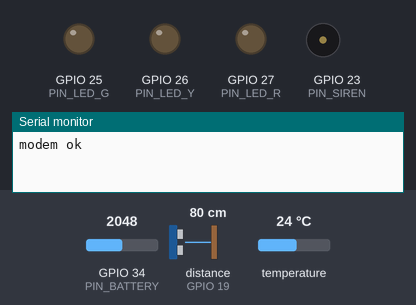
A sketch run on a simulated ESP32. Shown: output pins drawn as LEDs (lit = HIGH), buzzer (waves = sounding, pin HIGH), the last lines printed to the serial monitor. Wiring (inferred from the names in the program): ultrasonic range finder: trigger GPIO 18; echo GPIO 19. Inputs (shaded band) come from the test bench; at power-on: distance to the obstacle (sensor on GPIO 19) 80 cm, temperature 24 °C, GPIO 34 (PIN_BATTERY) = 2048. The echo pulse lasts 58.3 µs per cm; WiFi joins after 1.5 s; servers stay silent unless stated; the modem accepts every AT command (registered, SIM ready, sends succeed) and sends nothing else; pins used as bus, display or sensor lines are not drawn.

Above: at 1.2 s.
1.3 s: distance to the obstacle (sensor on GPIO 19) set to 63 cm
4.5 s: distance to the obstacle (sensor on GPIO 19) set to 55 cm
At 6.1 s:
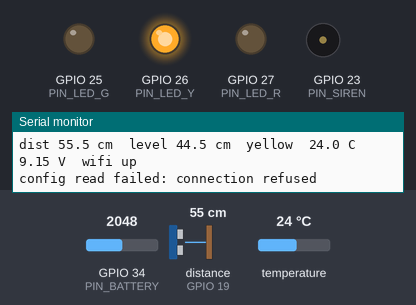
6.5 s: distance to the obstacle (sensor on GPIO 19) set to 42 cm
8.2 s: distance to the obstacle (sensor on GPIO 19) set to 35 cm
At 10.1 s:
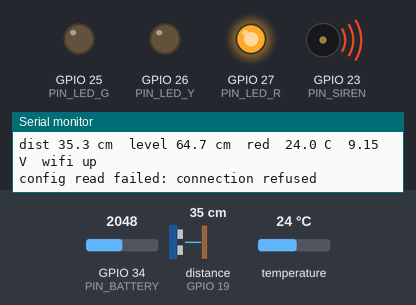
10.5 s: distance to the obstacle (sensor on GPIO 19) set to 60 cm
At 11.6 s:
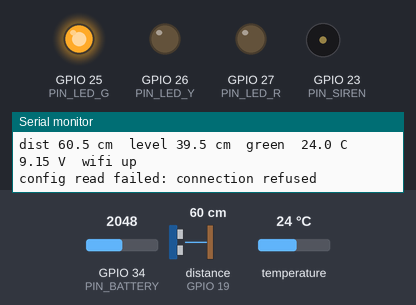
12.5 s: temperature set to 20.2 °C
14.2 s: temperature set to 18.6 °C
At 15.9 s:
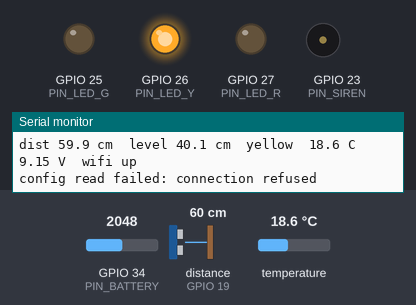
Timing chart, 0 to 17.4 s (numbered marks = the images above; inputs shaded):
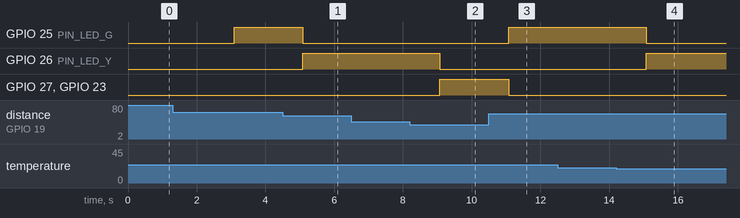

The sketch:

floodwatch_esp32.ino
```cpp
// FloodWatch Lite — ESP32 firmware (skeleton, untested until hardware arrives)
// Writes the shape in docs/data-contract.md. scripts/simulate.mjs is the reference behaviour.
// Hardware: ESP32, JSN-SR04T, DS18B20, 12V siren via relay/MOSFET, 3 LEDs, A7670/SIM7600 4G
// modem (SMS), solar-charged battery with a voltage divider.
//
// Libraries (Arduino Library Manager):
//   - Firebase Arduino Client Library for ESP8266 and ESP32 (Mobizt)  -> Firebase_ESP_Client.h
//   - OneWire, DallasTemperature
// Board: ESP32 Dev Module (Boards Manager: "esp32" by Espressif, 2.x or 3.x)
// USB: the CP2102 chip needs the Silicon Labs CP210x driver on Windows if no COM port appears.
//      If upload stalls at "Connecting...", hold the BOOT button until it starts.
//
// The LEDs, siren and SMS work without Wi-Fi; Firebase (the website) needs it.

#include <WiFi.h>
#include <Firebase_ESP_Client.h>
#include <OneWire.h>
#include <DallasTemperature.h>
#include "config.h"
#include "secrets.h"

OneWire oneWire(PIN_TEMP);
DallasTemperature tempSensor(&oneWire);

HardwareSerial &modem = Serial2;

FirebaseData fbdo;
FirebaseAuth fbAuth;
FirebaseConfig fbConfig;

float sensorHeightCm = DEFAULT_SENSOR_HEIGHT_CM;
float yellowCm = DEFAULT_YELLOW_CM;
float redCm = DEFAULT_RED_CM;
float dangerCm = DEFAULT_DANGER_CM;

String lastStatus = "";
unsigned long lastLive = 0, lastReading = 0, lastConfig = 0;
bool configLoaded = false;

const String DEVICE_PATH = String("/devices/") + DEVICE_ID;

// ---------- Sensors ----------

float readTempC() {
  tempSensor.requestTemperatures();
  float t = tempSensor.getTempCByIndex(0);
  return (t == DEVICE_DISCONNECTED_C) ? DEFAULT_TEMP_C : t;
}

// distance = (speed of sound x echo time) / 2, speed corrected for air temperature.
// Median of 5 pings drops stray echoes; pings inside the blind zone are noise, not water.
float readDistanceCm(float tempC) {
  const float speedMs = 331.3 + 0.606 * tempC;
  float samples[5];
  int n = 0;
  for (int i = 0; i < 5; i++) {
    digitalWrite(PIN_TRIG, LOW);
    delayMicroseconds(2);
    digitalWrite(PIN_TRIG, HIGH);
    delayMicroseconds(20);  // JSN-SR04T needs a longer trigger than the HC-SR04's 10 us
    digitalWrite(PIN_TRIG, LOW);
    unsigned long us = pulseIn(PIN_ECHO, HIGH, ECHO_TIMEOUT_US);
    float cm = (speedMs * (us / 1e6) / 2.0) * 100.0;
    if (us > 0 && cm >= MIN_DISTANCE_CM) samples[n++] = cm;
    delay(60);  // let echoes die out
  }
  if (n == 0) return NAN;
  for (int i = 1; i < n; i++)  // insertion sort
    for (int j = i; j > 0 && samples[j - 1] > samples[j]; j--) {
      float t = samples[j]; samples[j] = samples[j - 1]; samples[j - 1] = t;
    }
  return samples[n / 2];
}

// Average of 16 calibrated ADC reads, scaled back up through the divider.
float readBatteryV() {
  uint32_t mv = 0;
  for (int i = 0; i < 16; i++) mv += analogReadMilliVolts(PIN_BATTERY);
  return (mv / 16) / 1000.0 * BATTERY_DIVIDER;
}

String statusFor(float levelCm) {
  if (levelCm >= redCm) return "red";
  if (levelCm >= yellowCm) return "yellow";
  return "green";
}

int rank(const String &status) { return status == "red" ? 2 : status == "yellow" ? 1 : 0; }

// ---------- Local alarm ----------

void showStatus(const String &status) {
  digitalWrite(PIN_LED_G, status == "green");
  digitalWrite(PIN_LED_Y, status == "yellow");
  digitalWrite(PIN_LED_R, status == "red");
  digitalWrite(PIN_SIREN, status == "red" ? SIREN_ON : !SIREN_ON);
}

// ---------- SMS (A7670 / SIM7600) ----------

// Collects the modem's reply until `expect` or ERROR shows up, or the timeout passes.
String modemReply(const char *expect, unsigned long timeoutMs) {
  String reply;
  unsigned long start = millis();
  while (millis() - start < timeoutMs) {
    while (modem.available()) reply += (char)modem.read();
    if (reply.indexOf(expect) >= 0 || reply.indexOf("ERROR") >= 0) break;
    delay(10);
  }
  return reply;
}

String modemAsk(const String &cmd, const char *expect = "OK", unsigned long timeoutMs = 2000) {
  while (modem.available()) modem.read();  // drop unsolicited output
  modem.println(cmd);
  return modemReply(expect, timeoutMs);
}

bool modemCommand(const String &cmd, const char *expect = "OK", unsigned long timeoutMs = 2000) {
  return modemAsk(cmd, expect, timeoutMs).indexOf(expect) >= 0;
}

void modemSetup() {
  modem.begin(MODEM_BAUD, SERIAL_8N1, PIN_MODEM_RX, PIN_MODEM_TX);
  bool ok = false;
  for (int i = 0; i < 20 && !ok; i++) ok = modemCommand("AT", "OK", 500);  // 4G modems take ~10 s to boot
  ok = ok && modemCommand("ATE0") && modemCommand("AT+CMGF=1");            // no echo, text-mode SMS
  Serial.println(ok ? "modem ok" : "modem not responding — check its 5V/2A supply, TX/RX and baud");
}

// Registered on LTE (CEREG) or 2G/3G (CREG): 1 = home network, 5 = roaming.
bool modemRegistered() {
  for (const char *cmd : {"AT+CEREG?", "AT+CREG?"}) {
    String r = modemAsk(cmd, "OK", 1000);
    if (r.indexOf(",1") >= 0 || r.indexOf(",5") >= 0) return true;
  }
  return false;
}

bool sendSms(const char *number, const String &text) {
  if (!modemCommand(String("AT+CMGS=\"") + number + "\"", ">", 5000)) {
    modem.write(27);  // ESC: leave the prompt if it opened late
    return false;
  }
  modem.print(text);
  modem.write(26);  // Ctrl+Z sends
  return modemReply("+CMGS:", 30000).indexOf("+CMGS:") >= 0;
}

String textedStatus = "green";         // last status texted; follows the water back down
unsigned long textedAt[3] = {0, 0, 0}; // per status rank
unsigned long smsRetryAt = 0;

// Texts on the way up only (green->yellow, yellow->red, green->red), so a board that boots
// into a flood still warns. Falling never texts.
void smsOnRise(const String &status, float levelCm) {
  int r = rank(status);
  if (r <= rank(textedStatus)) {
    textedStatus = status;
    return;
  }
  unsigned long now = millis();
  if (smsRetryAt && now < smsRetryAt) return;
  if (textedAt[r] && now - textedAt[r] < SMS_MIN_GAP_MS) {
    textedStatus = status;  // bobbing on the line: already told everyone
    return;
  }

  String text = String("BahAlert ") + SITE_NAME + ": " + (r == 2 ? "CRITICAL" : "WARNING") +
                ". Water level " + String(levelCm, 1) + " cm. " +
                (r == 2 ? "Move to a safe zone now." : "Water is rising. Prepare to leave.");
  bool ok = modemRegistered();
  if (!ok) Serial.println("SMS: no network");
  for (const char *number : SMS_RECIPIENTS) {
    if (!ok) break;
    ok = sendSms(number, text);
    Serial.printf("SMS %s %s\n", number, ok ? "sent" : "failed");
  }
  if (!ok) {
    smsRetryAt = now + SMS_RETRY_MS;  // textedStatus unchanged, so a later tick retries
    return;
  }
  smsRetryAt = 0;
  textedStatus = status;
  textedAt[r] = now;
}

// ---------- Firebase ----------

bool loadConfig() {
  if (!Firebase.RTDB.getJSON(&fbdo, DEVICE_PATH + "/config")) {
    Serial.println("config read failed: " + fbdo.errorReason());
    return false;
  }
  FirebaseJson &json = fbdo.jsonObject();
  FirebaseJsonData r;
  if (json.get(r, "sensorHeightCm")) sensorHeightCm = r.floatValue;
  if (json.get(r, "yellowCm")) yellowCm = r.floatValue;
  if (json.get(r, "redCm")) redCm = r.floatValue;
  if (json.get(r, "dangerCm")) dangerCm = r.floatValue;
  return true;
  // TODO: switch to Firebase.RTDB.beginStream so threshold changes apply instantly
}

FirebaseJson readingJson(float levelCm, float distanceCm, float tempC) {
  FirebaseJson json;
  json.set("levelCm", round(levelCm * 10) / 10.0);
  json.set("distanceCm", round(distanceCm * 10) / 10.0);
  json.set("tempC", round(tempC * 10) / 10.0);
  json.set("ts/.sv", "timestamp");  // server time in ms
  return json;
}

void pushAlert(const String &from, const String &to, float levelCm) {
  FirebaseJson json;
  json.set("from", from);
  json.set("to", to);
  json.set("levelCm", round(levelCm * 10) / 10.0);
  json.set("ack", false);
  json.set("ts/.sv", "timestamp");
  Firebase.RTDB.pushJSON(&fbdo, String("/alerts/") + DEVICE_ID, &json);
  // TODO: update /stats/{id}/{yyyy-mm-dd} { maxLevelCm, redMinutes } — needs NTP for the Manila date
}

// ---------- Main ----------

void setup() {
  Serial.begin(115200);
  pinMode(PIN_TRIG, OUTPUT);
  pinMode(PIN_ECHO, INPUT);
  pinMode(PIN_LED_G, OUTPUT);
  pinMode(PIN_LED_Y, OUTPUT);
  pinMode(PIN_LED_R, OUTPUT);
  pinMode(PIN_SIREN, OUTPUT);
  digitalWrite(PIN_SIREN, !SIREN_ON);
  tempSensor.begin();

  modemSetup();

  // Don't wait for Wi-Fi: the alarm and SMS must run without it. It connects in the background.
  WiFi.setAutoReconnect(true);
  WiFi.begin(WIFI_SSID, WIFI_PASSWORD);

  fbConfig.api_key = FIREBASE_API_KEY;
  fbConfig.database_url = FIREBASE_DATABASE_URL;
  fbAuth.user.email = DEVICE_EMAIL;
  fbAuth.user.password = DEVICE_PASSWORD;
  Firebase.begin(&fbConfig, &fbAuth);
  Firebase.reconnectWiFi(true);
}

void loop() {
  unsigned long now = millis();
  if (now - lastLive < LIVE_EVERY_MS) return;
  lastLive = now;

  float tempC = readTempC();
  float distanceCm = readDistanceCm(tempC);
  if (isnan(distanceCm)) {
    Serial.println("no echo");
    return;  // website marks sensor offline after 60 s
  }
  float levelCm = sensorHeightCm - distanceCm;
  String status = statusFor(levelCm);
  showStatus(status);          // local alarm works even with no Wi-Fi
  smsOnRise(status, levelCm);  // so does SMS
  float batteryV = readBatteryV();

  Serial.printf("dist %.1f cm  level %.1f cm  %s  %.1f C  %.2f V  wifi %s\n", distanceCm, levelCm,
                status.c_str(), tempC, batteryV, WiFi.status() == WL_CONNECTED ? "up" : "down");

  String from = lastStatus;
  lastStatus = status;
  if (!Firebase.ready()) return;

  FirebaseJson live = readingJson(levelCm, distanceCm, tempC);
  live.set("status", status);
  live.set("batteryV", round(batteryV * 100) / 100.0);
  Firebase.RTDB.setJSON(&fbdo, DEVICE_PATH + "/live", &live);

  if (now - lastReading >= READING_EVERY_MS) {
    lastReading = now;
    FirebaseJson reading = readingJson(levelCm, distanceCm, tempC);
    Firebase.RTDB.pushJSON(&fbdo, String("/readings/") + DEVICE_ID, &reading);
  }

  if (from != "" && status != from) pushAlert(from, status, levelCm);

  if (!configLoaded || now - lastConfig >= CONFIG_EVERY_MS) {
    lastConfig = now;
    configLoaded = loadConfig();
  }
}
```

secrets.example.h
```cpp
#pragma once
// Copy to secrets.h (gitignored) and fill in.

#define WIFI_SSID "your-wifi"
#define WIFI_PASSWORD "your-wifi-password"

// Firebase console > Project settings
#define FIREBASE_API_KEY "AIza..."
#define FIREBASE_DATABASE_URL "https://floodwatch-lite-default-rtdb.asia-southeast1.firebasedatabase.app"

// Firebase Auth email/password account for this board. Put its UID in /deviceAuth/{DEVICE_ID}.
#define DEVICE_EMAIL "fw-001@floodwatch.local"
#define DEVICE_PASSWORD "change-me"

// Phones that get SMS alerts (international format). Kept on the board, never in Firebase,
// so the numbers don't reach the database or the website.
static const char *SMS_RECIPIENTS[] = {
  "+639XXXXXXXXX",
};
```

config.h
```cpp
#pragma once

// ---- Device identity (must match /devices/{id} in Firebase) ----
#define DEVICE_ID "fw-001"
#define SITE_NAME "Test site"  // shown in SMS alerts; keep it short (SMS limit is 160 characters)

// ---- Pins (GPIO numbers, printed as D18 / G18 / 18 on most ESP32 DevKit boards) ----
// Avoid GPIO 0, 2, 5, 12, 15 (boot strapping) and 6-11 (flash). 34-39 are input only.
//
// JSN-SR04T: VCC to 5V. Its ECHO pin outputs 5V — use a voltage divider (e.g. 1k + 2k)
// down to 3.3V before GPIO 19, or the ESP32 can be damaged.
#define PIN_TRIG   18
#define PIN_ECHO   19
#define PIN_TEMP   4    // DS18B20 data, 4.7k pull-up to 3.3V. Keep the probe in the air, not the water:
                        // it corrects the speed of sound between the sensor and the water.
#define PIN_LED_G  25
#define PIN_LED_Y  26
#define PIN_LED_R  27

// 12V siren (or buzzer) through a relay module or logic-level MOSFET — the ESP32 pin only drives
// the switch, never the siren itself. Many relay modules switch on when the input is LOW.
#define PIN_SIREN  23
#define SIREN_ON   HIGH  // set to LOW for an active-low relay module

// A7670 / SIM7600 4G modem on UART2, used for SMS. Power it from its own 5V supply that can give
// 2 A — never the ESP32's 5V pin. Share GND. Check the breakout's UART level: most boards are
// 3.3V-safe; if yours is 1.8V, add a level shifter.
#define PIN_MODEM_RX 16  // ESP32 RX2 <- modem TXD
#define PIN_MODEM_TX 17  // ESP32 TX2 -> modem RXD
#define MODEM_BAUD 115200

// Battery voltage through a divider into an ADC1 pin (ADC2 stops working while Wi-Fi is on).
// Assumes a 12V battery (it also runs the siren): 100k from battery+, 22k to GND, so 14.4V
// at full charge reads 2.6V at the pin. Factor = (100k + 22k) / 22k.
#define PIN_BATTERY 34
#define BATTERY_DIVIDER 5.545

// ---- Defaults (overwritten by /devices/{id}/config once the board reaches Firebase) ----
// With no internet the board keeps using these, so set them for the site.
#define DEFAULT_SENSOR_HEIGHT_CM 100.0
#define DEFAULT_YELLOW_CM 40.0
#define DEFAULT_RED_CM 60.0
#define DEFAULT_DANGER_CM 80.0

// ---- Sensor ----
#define DEFAULT_TEMP_C 28.0    // used if DS18B20 missing
#define MIN_DISTANCE_CM 25.0   // JSN-SR04T blind zone; mount it at least this far above the highest water
#define ECHO_TIMEOUT_US 30000  // ~5 m max range

// ---- Timing ----
#define LIVE_EVERY_MS 2000
#define READING_EVERY_MS 5000
#define CONFIG_EVERY_MS 60000
#define SMS_MIN_GAP_MS 600000  // the same status texts at most once per 10 min (water bobbing on a line)
#define SMS_RETRY_MS 30000     // wait before retrying a failed SMS (no signal yet)
```

Measured:
- the behaviour switches between 60 and 59 cm on distance to the obstacle (sensor on GPIO 19) (found by bisection; images 0 and 1)
- the behaviour switches between 40 and 39 cm on distance to the obstacle (sensor on GPIO 19) (found by bisection; images 1 and 2)
- the behaviour switches between 19.5 and 19.4 °C on temperature (found by bisection; images 3 and 4)
- after the input at 4.5 s, GPIO 25 (PIN_LED_G): HIGH → LOW after 0.58 s; GPIO 26 (PIN_LED_Y): LOW → HIGH after 0.58 s
- after the input at 8.2 s, GPIO 26 (PIN_LED_Y): HIGH → LOW after 0.88 s; GPIO 27 (PIN_LED_R), GPIO 23 (PIN_SIREN): LOW → HIGH after 0.88 s
- after the input at 10.5 s, GPIO 25 (PIN_LED_G): LOW → HIGH after 0.58 s; GPIO 27 (PIN_LED_R), GPIO 23 (PIN_SIREN): HIGH → LOW after 0.58 s
- after the input at 14.2 s, GPIO 25 (PIN_LED_G): HIGH → LOW after 0.88 s; GPIO 26 (PIN_LED_Y): LOW → HIGH after 0.88 s
